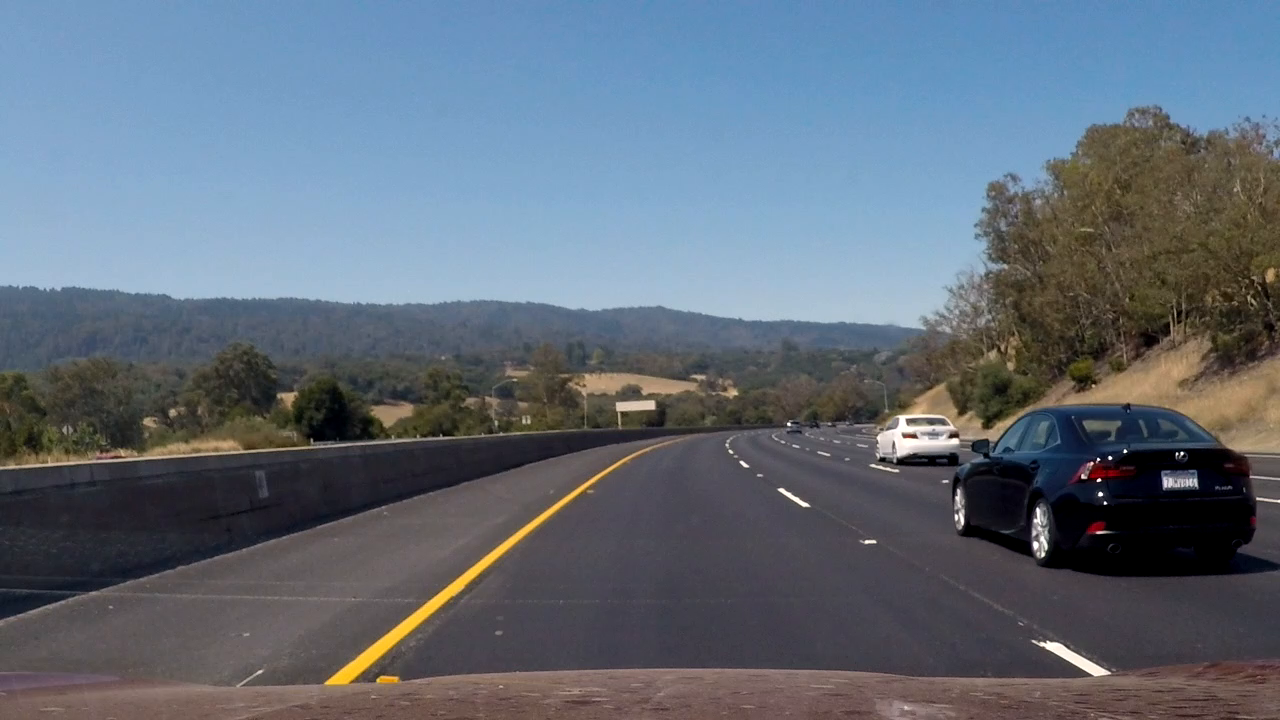
#> input picture 30_second_car_overtake.png, 1280 x 720 px; the run also reads 1 picture not shown here
$ jupyter execute --allow-errors vdt.ipynb   (shell and % lines are left out)   (older library calls are emulated)
#> lines starting #> are read from the running program, lines starting #| are printed output that depends on the picture
[cell 1]
import matplotlib.image as mpimg
import matplotlib.pyplot as plt
import numpy as np
import cv2
import glob
import time
#from sklearn.svm import LinearSVC
import pickle
from sklearn import svm
from sklearn.model_selection import RandomizedSearchCV
from sklearn.model_selection import GridSearchCV
from scipy import stats

from sklearn.preprocessing import StandardScaler
from skimage.feature import hog
# NOTE: the next import is only valid for scikit-learn version <= 0.17
# for scikit-learn >= 0.18 use:
from sklearn.model_selection import train_test_split
#from sklearn.cross_validation import train_test_split


# Code from example
# http://scikit-learn.org/stable/auto_examples/model_selection/plot_randomized_search.html#sphx-glr-auto-examples-model-selection-plot-randomized-search-py
# Utility function to report best scores
# [78 lines left out: functions report, get_hog_features, convert_color, extract_features, not called in this run]


# Set to false if you want to retrain
load_svm = True


### TODO: Tweak these parameters and see how the results change.
colorspace = 'LUV' # Can be RGB, HSV, LUV, HLS, YUV, YCrCb
orient = 8
pix_per_cell = 8
cell_per_block = 2
hog_channel = "ALL" #"ALL" # Can be 0, 1, 2, or "ALL"

#> (the rest of this cell did not finish here and is left out)

## Result of a full RandomizedSearchCV training

Number of car samples:  8792
Number of not car samples:  8792

/home/vuk/miniconda3/envs/carnd-term1/lib/python3.5/site-packages/skimage/feature/_hog.py:119: skimage_deprecation: Default value of `block_norm`==`L1` is deprecated and will be changed to `L2-Hys` in v0.15
  'be changed to `L2-Hys` in v0.15', skimage_deprecation)

120.64 Seconds to extract HOG features...
Using: 8 orientations 8 pixels per cell and 2 cells per block
Feature vector length: 4704
RandomizedSearchCV took 5152.68 seconds for 20 candidates parameter settings.
Model with rank: 1
Mean validation score: 0.993 (std: 0.000)
Parameters: {'gamma': 0.10925496029625786, 'C': 244.26224860807565, 'kernel': 'rbf', 'class_weight': None}

Model with rank: 2
Mean validation score: 0.992 (std: 0.000)
Parameters: {'gamma': 0.086233036977514402, 'C': 18.330163692478781, 'kernel': 'rbf', 'class_weight': None}

Model with rank: 3
Mean validation score: 0.992 (std: 0.000)
Parameters: {'gamma': 0.18298554132477579, 'C': 358.03390387123073, 'kernel': 'rbf', 'class_weight': None}

Model with rank: 3
Mean validation score: 0.992 (std: 0.000)
Parameters: {'gamma': 0.074905334855268846, 'C': 282.82476231987499, 'kernel': 'rbf', 'class_weight': None}

Saving SVC training results
Saving completed

# Check the score of the SVC
print('Test Accuracy of SVC = ', round(scv_classyfier.score(X_test, y_test), 4))
# Check the prediction time for a single sample
t=time.time()
n_predict = 10
print(X_test[0])
print(len(X_test[0]))

print('My SVC predicts: ', scv_classyfier.predict(X_test[0:n_predict]))
print('For these',n_predict, 'labels: ', y_test[0:n_predict])
t2 = time.time()
print(round(t2-t, 5), 'Seconds to predict', n_predict,'labels with SVC')

Test Accuracy of SVC =  0.9943
[ 0.00542919  0.00125614  0.01370988 ...,  0.00392076  0.00251804
  0.00209872]
4704
My SVC predicts:  [ 1.  1.  1.  0.  0.  1.  0.  1.  1.  0.]
For these 10 labels:  [ 1.  1.  1.  0.  0.  1.  0.  1.  1.  0.]
0.10934 Seconds to predict 10 labels with SVC

%matplotlib inline

# Define a function that takes an image,
# start and stop positions in both x and y,
# window size (x and y dimensions),
# and overlap fraction (for both x and y)
def slide_window(img, x_start_stop=[None, None], y_start_stop=[None, None],
                    xy_window=(64, 64), xy_overlap=(0.5, 0.5)):
    # If x and/or y start/stop positions not defined, set to image size
    if x_start_stop[0] == None:
        x_start_stop[0] = 0
    if x_start_stop[1] == None:
        x_start_stop[1] = img.shape[1]
    if y_start_stop[0] == None:
        y_start_stop[0] = 0
    if y_start_stop[1] == None:
        y_start_stop[1] = img.shape[0]
    # Compute the span of the region to be searched
    xspan = x_start_stop[1] - x_start_stop[0]
    yspan = y_start_stop[1] - y_start_stop[0]
    # Compute the number of pixels per step in x/y
    nx_pix_per_step = np.int(xy_window[0]*(1 - xy_overlap[0]))
    ny_pix_per_step = np.int(xy_window[1]*(1 - xy_overlap[1]))
    # Compute the number of windows in x/y
    nx_buffer = np.int(xy_window[0]*(xy_overlap[0]))
    ny_buffer = np.int(xy_window[1]*(xy_overlap[1]))
    nx_windows = np.int((xspan-nx_buffer)/nx_pix_per_step)
    ny_windows = np.int((yspan-ny_buffer)/ny_pix_per_step)
    # Initialize a list to append window positions to
    window_list = []
    # Loop through finding x and y window positions
    # Note: you could vectorize this step, but in practice
    # you'll be considering windows one by one with your
    # classifier, so looping makes sense
    for ys in range(ny_windows):
        for xs in range(nx_windows):
            # Calculate window position
            startx = xs*nx_pix_per_step + x_start_stop[0]
            endx = startx + xy_window[0]
            starty = ys*ny_pix_per_step + y_start_stop[0]
            endy = starty + xy_window[1]
            # Append window position to list
            window_list.append(((startx, starty), (endx, endy)))
    # Return the list of windows
    return window_list

windows = slide_window(image, x_start_stop=[None, None], y_start_stop=[None, None],
                    xy_window=(128, 128), xy_overlap=(0.5, 0.5))

window_img = draw_boxes(image, windows, color=(0, 0, 255), thick=6)
plt.imshow(window_img)

[cell 2]
import matplotlib.image as mpimg
import matplotlib.pyplot as plt
import numpy as np
import pickle
import cv2

img = mpimg.imread('./30_second_car_overtake.png')
#> img is the input picture: shape (720, 1280, 3) float32; mean R, G, B 0.38, 0.423, 0.472


test = True

# I presuppose that I am using three color channel HOG without any other features

# [127 lines left out: function find_cars, not called in this run]

[cell 3]
# Here is your draw_boxes function from the previous exercise
# [20 lines left out: functions draw_new_boxes, area_to_scale, not called in this run]


all_bb = []


max_area= 135895
min_area = 1677
lower_scale_bound = 1
upper_scale_bound = 3

# NEAR RANGE

ystart = 380
ystop = 620

#xstart = 50
xstart = 750

xstop = 1280
scale = 3


#> (the rest of this cell did not finish here and is left out)

[cell 4]
def add_heat(heatmap, bbox_list):
    # Iterate through list of bboxes
    for i in range(len(bbox_list)):
        for box in bbox_list[i]:
            # Add += 1 for all pixels inside each bbox
            # Assuming each "box" takes the form ((x1, y1), (x2, y2))
            heatmap[box[0][1]:box[1][1], box[0][0]:box[1][0]] += 1

    # Return updated heatmap
    return heatmap

if test == True:
    # Test out the heatmap
    full_heatmap = np.zeros_like(img[:,:,0])
    full_heatmap = add_heat(full_heatmap, all_bb)
    plt.imshow(full_heatmap)
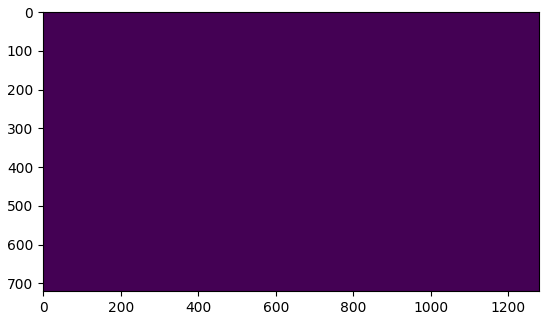
#> figure drawn by matplotlib, 1 panel

[cell 5]
def apply_threshold(heatmap, threshold):
    # Zero out pixels below the threshold
    heatmap[heatmap < threshold] = 0
    # Return thresholded map
    return heatmap


if test == True:
    heatmap_threshold = 1
    binary_thresholded = apply_threshold(full_heatmap, heatmap_threshold)
#> full_heatmap: shape (720, 1280) float32; every value is 0
    plt.imshow(binary_thresholded, cmap = 'gray')

[cell 6]
img = mpimg.imread('./30_second_car_overtake.png')


def draw_centers(input_image, center_inputs, use_255=False):
    for i in range(len(center_inputs)):
        print(center_inputs)
        if(np.isnan(center_inputs[i][0]) & np.isnan(center_inputs[i][1])):
                print("skip")
        else:
            print("center")
            # KEEP IN MIND - CV DRAWS (v,u) --> (y,x) --> AWWWRGHH!
            # Color!
            if use_255 == False:
                cv2.circle(input_image,(int(center_inputs[i][1]),int(center_inputs[i][0])), 10, (1,0,0), -1)
            else:
                cv2.circle(input_image,(int(center_inputs[i][1]),int(center_inputs[i][0])), 3, (255,0,0), -1)

    return input_image

def get_labeled_bboxes(labels):
    bbox = []
    # Iterate through all detected cars
    for car_number in range(1, labels[1]+1):
        # Find pixels with each car_number label value
        nonzero = (labels[0] == car_number).nonzero()
        # Identify x and y values of those pixels
        nonzeroy = np.array(nonzero[0])
        nonzerox = np.array(nonzero[1])
        # [6 lines of commented-out code are left out]
        bbox.append(((np.min(nonzerox), np.min(nonzeroy)),(np.max(nonzerox),np.max(nonzeroy))))
    return bbox

def draw_bboxes(input_image, bboxes, cofm, test=False):
    #print(bboxes)
    for i in range(len(bboxes)):
        #print(bboxes[i][0], ",", bboxes[i][1])
        print(bboxes[i])
        print(bboxes[i])
        if test==True:
            cv2.rectangle(input_image, bboxes[i][0], bboxes[i][1], (0,0,255),1)
        else:
            input_image = draw_centers(input_image, cofm, use_255=True)
            cv2.rectangle(input_image, bboxes[i][0], bboxes[i][1], (0,0,255),6)
    return input_image


from scipy.ndimage.measurements import label
from scipy.ndimage.measurements import center_of_mass


######################## Testing center of mass scipy


b = np.array(([0,0,0,0,0,0,0,0,0,0,0,0,0,0,0,0,0,0,0,0,0,0,0,0,0,0,0,0],
              [0,0,0,0,0,0,0,0,0,0,0,0,0,0,0,0,0,0,0,0,0,0,0,0,0,0,0,0],
              [0,0,0,0,0,0,0,0,0,0,0,0,0,0,0,0,0,0,0,0,0,0,0,0,0,0,0,0],
              [0,0,0,0,0,0,0,0,0,0,0,0,0,0,0,0,0,0,0,0,0,0,0,0,0,0,0,0],
              [0,0,0,0,0,0,0,0,0,0,0,0,0,0,0,0,0,0,0,0,0,0,0,0,0,0,0,0],
              [0,0,0,0,0,0,0,0,0,1,1,1,1,1,0,0,0,0,0,0,0,1,1,1,1,0,0,0],
              [0,0,0,0,0,0,0,0,0,1,1,1,1,1,0,0,0,0,0,0,0,1,1,1,1,0,0,0],
              [0,0,0,0,0,0,0,0,0,1,1,1,1,1,0,0,0,0,0,0,0,1,1,1,1,0,0,0],
              [0,0,0,0,0,0,0,0,0,1,1,1,1,1,0,0,0,0,0,0,0,1,1,1,1,0,0,0],
              [0,0,0,0,0,0,0,0,0,1,1,1,1,1,0,0,0,0,0,0,0,0,0,0,0,0,0,0],
              [0,0,0,0,0,0,0,0,0,0,0,0,0,0,0,0,0,0,0,0,0,0,0,0,0,0,0,0],
              [0,1,1,1,0,0,0,0,0,0,0,0,0,0,0,0,0,0,0,0,0,0,0,0,0,0,0,0],
              [0,1,1,1,0,0,0,0,0,0,0,0,0,0,0,0,0,0,0,0,0,0,0,0,0,0,0,0],
              [0,1,1,1,0,0,0,0,0,0,0,0,0,0,0,0,0,0,1,1,1,0,0,0,0,0,0,0],
              [0,0,0,0,0,0,0,0,0,0,0,0,0,0,0,0,0,0,1,1,1,0,0,0,0,0,0,0],
              [0,0,0,0,0,0,0,0,0,0,0,0,0,0,0,0,0,0,1,1,1,0,0,0,0,0,0,0],
              [0,0,0,0,0,0,0,0,0,1,1,1,0,0,0,0,0,0,0,0,0,0,0,0,0,0,0,0],
              [0,0,0,0,0,0,0,0,0,1,1,1,0,0,0,0,0,0,0,0,0,0,0,0,0,0,0,0],
              [0,0,0,0,0,0,0,0,0,1,1,1,0,0,0,0,0,0,0,0,0,0,0,0,0,0,0,0],
              [0,0,0,0,0,0,0,0,0,0,0,0,0,0,0,0,0,0,0,0,0,0,0,0,0,0,0,0],))
labels = label(b)


#print("b labels" , labels)

if test == True:
    print(labels[1], 'cars found')
    plt.imshow(labels[0], cmap='gray')
    plt.show()
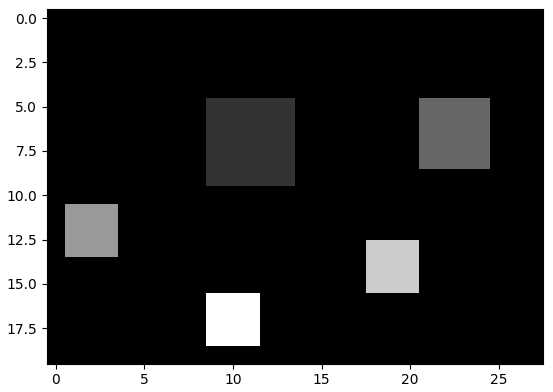
#> figure drawn by matplotlib, 1 panel

print(labels[0])


# This acutually took me quite a while to realize how to use this to get all labels
# https://docs.scipy.org/doc/scipy/reference/generated/scipy.ndimage.center_of_mass.html
# index : int or sequence of ints, optional
# Labels for which to calculate centers-of-mass. If not specified, all labels greater than zero are used. Only used with labels.
# list(range(1,labels[1]+1))

centers = center_of_mass(b, labels[0],list(range(1,labels[1]+1)))


#centers = center_of_mass(np.array(binary_thresholded))
print("centers",centers)

b_color = np.dstack((b, b, b))
b_color = b_color.astype(np.uint8)

center_image = draw_centers(b_color, centers, use_255=True)
#> after the loop in draw_centers, `for i in range(len(center_inputs)):`:
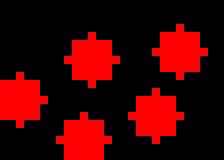
#> input_image: shape (20, 28, 3) (shown 8 times larger); mean of channels 0, 1, 2 65.1, 0, 0; drawn as R, G, B
plt.imshow(center_image)
plt.show()

bounding_boxes = get_labeled_bboxes(labels)
print (bounding_boxes)
draw_img = draw_bboxes(np.copy(b_color), bounding_boxes, centers, test=True)
#> (the rest of the program and of its run is left out)
